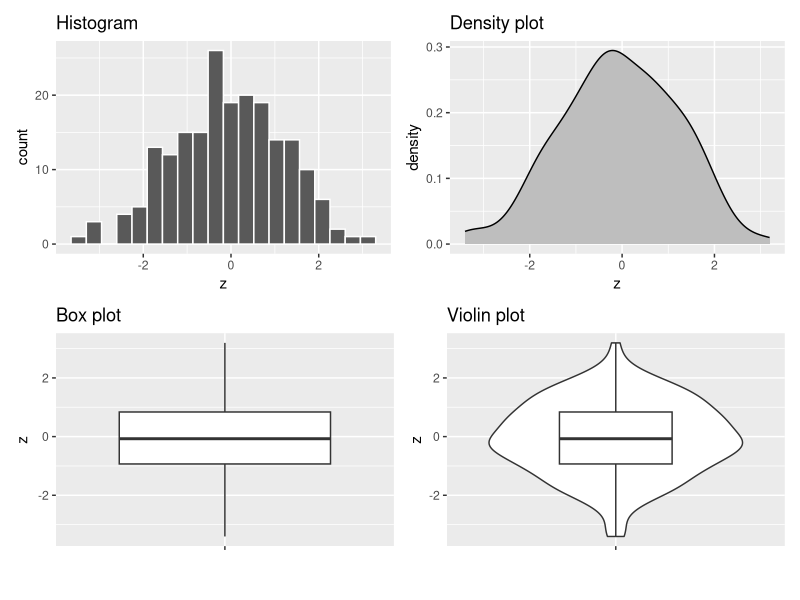

Reproduce this figure in R. (Note: this script raises an error after producing the figure.)
## ---- chunk 1
knitr::opts_chunk$set(echo = FALSE)

library(tidyverse)
library(here)
library(polynom)
library(patchwork)

countries <- read.csv(here("data", "countries.csv"))
## ---- chunk 2

x = rnorm(100) - 1 
names(x) = rep("x", 100)
y = rnorm(100) + 1
names(y) = rep("y", 100)
z = c(x,y)

data = data.frame(origin=names(z), value=z, row.names=NULL)


p1 <- data %>% ggplot(aes(x=z))+geom_histogram(bins = 20, color="white") + labs(title = "Histogram")
p2 <- data %>% ggplot(aes(x=z))+geom_density(fill="grey") + labs(title = "Density plot")
p3 <- data %>% ggplot(aes(y=z, x=""))+geom_boxplot() + labs(x = "") + labs(title = "Box plot")
p4 <- data %>% ggplot(aes(y=z, x=""))+geom_violin()+geom_boxplot(width=0.4) + labs(x = "") + labs(title = "Violin plot")

(p1 | p2 ) / (p3 | p4 )

## ---- chunk 3

knitr::include_graphics(here("images","type_1and2_errors.png"))
## ---- chunk 4

p1 <- countries %>% ggplot(aes(x=uni_prc, y=life_exp))+
  geom_point()+
  labs(x="",
       y="life expectancy")

p2 <- countries %>% ggplot(aes(x=uni_prc, y=life_exp))+
  geom_smooth(method = "lm", se=FALSE)+
  labs(x="",
       y="")

p3 <- countries %>% ggplot(aes(x=uni_prc, y=life_exp))+
  geom_point()+
  geom_smooth(method = "lm", se=FALSE)+
  labs(x="percentage of people with university degree",
       y="life expectancy")

p4 <- countries %>% ggplot(aes(x=uni_prc, y=life_exp))+
  geom_point()+
  geom_smooth()+
  labs(x="percentage of people with university degree",
       y="")


patchwork <- (p1 | p2 ) / (p3 | p4 )

patchwork +   plot_annotation(title = 'Association between university education and life expectancy in selected countries')

## ---- chunk 5
cat(paste0("The covariance of life expectancy and proportion of university degree is ", cov(countries$life_exp, countries$uni_prc, use = "complete.obs")))

cat(paste0("The covariance of population and area is ", cov(countries$population, countries$area, use = "complete.obs")))

## ---- chunk 6
cat(paste0("The correlation of life expectancy and proportion of university degree is ", round(cor(countries$life_exp, countries$uni_prc, use = "complete.obs", method = "pearson"),2)))

cat(paste0("The correlation of population and area is ", round(cor(countries$population, countries$area, use = "complete.obs", method = "pearson"),2)))


## ---- chunk 7
complement <- function(y, rho, x) {
  if (missing(x)) x <- rnorm(length(y)) # Optional: supply a default if `x` is not given
  y.perp <- residuals(lm(x ~ y))
  rho * sd(y.perp) * y + y.perp * sd(y) * sqrt(1 - rho^2)
}

y <- rnorm(50, sd=10)
x <- 1:50 # Optional
rho <- c(0, 0.2, 0.4, 0.6, 0.8, 1)
X <- data.frame(z=as.vector(sapply(rho, function(rho) complement(y, rho, x))),
                rho=ordered(rep(signif(rho, 2), each=length(y))),
                y=rep(y, length(rho)))
    

ggplot(X, aes(y,z, group=rho)) + 
  geom_smooth(method="lm", se=FALSE) + 
  geom_rug(sides="b") + 
  geom_point(aes(fill=rho), alpha=1/2, shape=21) +
  facet_wrap(~ rho)
## ---- chunk 8
set.seed(42)
edu <- round (rnorm (100, mean = 15, sd = 4), digits=0)
set.seed (24)
rand <- round(rnorm (100, mean = 1000, sd = 50), digits=0)
rand.2 <- round(rnorm (100, mean = 2000, sd = 300), digits=0)
inc <- edu*rand
inc.2 <- edu*rand.2

data <- data.frame(x = edu, y = c(inc, inc.2), group = c(rep(1,100), rep(2,100)), row.names = NULL)

data %>% ggplot(aes(x=x, y=y, color = group, group=group))+
  geom_point()+
  geom_smooth(method = "lm", se=FALSE)+
  labs(title = "Simulated data",
       subtitle = "Light blue population has higher regression coefficient but lower correlation",
       x = "Years of education",
       y = "Monthly income in CZK")+
  theme(legend.position = "none")

## ---- chunk 9
set.seed(1234)

ss_df = tibble::tibble(x = 1:10,
                       y = 2 + x + rnorm(n = 10, sd = 2))

ss_mod = lm(y ~ x, data = ss_df)
ss_df$pred = predict(ss_mod)
ss_df$label_pos = ifelse(ss_df$pred < ss_df$y,
                         ss_df$pred + (ss_df$y - ss_df$pred) / 2,
                         ss_df$pred - (ss_df$pred - ss_df$y) / 2)
ss_df$res = ss_df$y - ss_df$pred

ggplot(ss_df,aes(x = x, y = y, label = round(y - pred, 1))) +
  geom_point() +
  geom_smooth(method = "lm", se = F) +
  geom_segment(aes(xend = x, yend = pred, color = "tomato"), show.legend = F) +
  geom_text(aes(x = x, y = label_pos), nudge_x = 0.2, color = "tomato")
  
## ---- chunk 10


countries %>% mutate(postsoviet = as.numeric(postsoviet=="yes")) %>% 
  ggplot(aes(x=postsoviet, y = life_exp))+
     stat_summary(fun = mean, geom = "point", shape=20, size=8, color="red", fill="red") + 
    stat_summary(fun.data = mean_se, geom = "errorbar", color = "red", width=0.1, fun.args = list(mult = 2))+
    geom_point(alpha=0.3)+ 
  geom_smooth(method = "lm", se=FALSE)+
  scale_x_continuous(breaks = c(0,1), labels = c("non-postsoviet", "postsoviet"))+
  labs(x = "",
       y = "life expectancy",
       caption = "Red error bars indicate 95% CI of the mean values")
